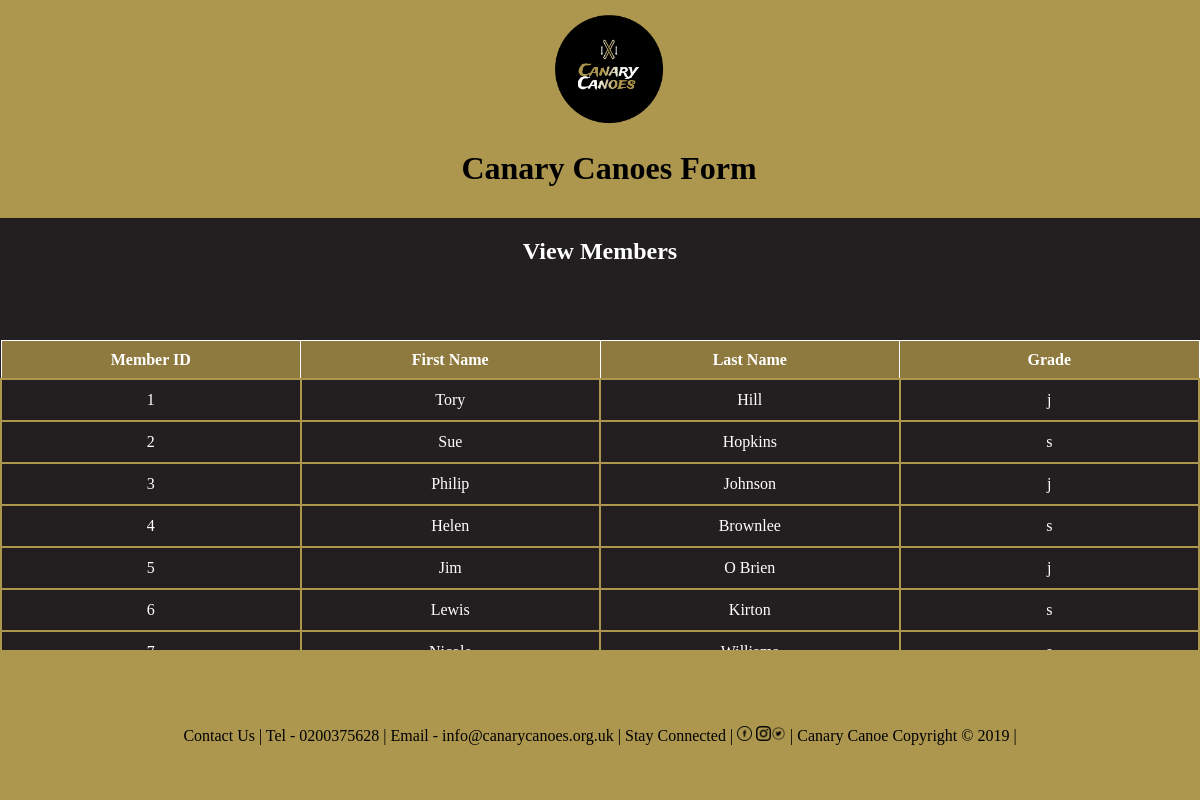
The app's page /viewmembers.php with its own data.
### tables this page shows
CREATE TABLE member(
  memberID INT AUTO_INCREMENT,
  firstName VARCHAR(40),
  lastName VARCHAR(40),
  grade char,  
  PRIMARY KEY(memberID)
);

### viewmembers.php (the view, shortened to what this page needs)
<?php
   require_once('head.php');
   echo "<body>";
     echo"<h2>View Members</h2>";
	 $conn= mysqli_connect('localhost','root','password','canary');
	 $query ="SELECT * FROM member";
	 $result = mysqli_query($conn,$query);
	 echo"<table>";
       echo"<tr><th>Member ID</th><th>First Name</th><th>Last Name</th><th>Grade</th></tr>";
       while($row = mysqli_fetch_assoc($result))
		 {
	   echo"<tr>";
	   echo"<td class='tdd'> ".$row['memberID']."</td>";
       echo"<td class='tdd'>" .$row['firstName']."</td>";
	   echo"<td class='tdd'>" .$row['lastName']."</td>";
	   echo"<td class='tdd'>" .$row['grade']."</td>";
       echo"</tr>";
		 }
	echo"</table>";
	 echo"<a class='next' href='index.php'>Next</a>";
require_once('footer.php');
  echo"</body>";
 echo"</html>";
?>

### head.php (shortened to what this page needs)
<?php
  echo "<!DOCTYPE html>";
  echo"<html lang = 'en'>";
  echo"<head>";
  echo"<link rel = 'stylesheet' type = 'text/css' href = 'style.css'>";
  echo"<header>";
  echo"<img class = 'logo' src = 'CC.logo.png' alt= 'CC.logo'>";
  echo"<h1>Canary Canoes Form</h1>";
  echo"</header>";
  echo" </head>";
?>

### footer.php
<?php
 echo"<footer>";
 echo"<p class = 'footer' > Contact Us |  Tel - 0200375628 | Email - info@canarycanoes.org.uk |  Stay Connected | <img class='icon' src='Facebook.png'  alt='Facebook image'>
 <img  class='icon' src='Instagram.png' alt='Instagram image'><img  class='icon' src='Twitter.png' alt='Twitter image'> | Canary Canoe Copyright © 2019 | </p>";
 echo"</footer>";
 ?>

### style.css (style rules this page uses)
body { background-color:#231F20; padding: 0px; width:100%; height:100%; margin: 0px; }
.logo { width: 120px; height: 120px; margin-top: 0px; display: block; margin-left: auto; margin-right: auto; }
h2 { color: #FFFFFF; text-align:center; font-family:"Times New Roman"; }
h1 { color: #000000; text-align:center; font-family:"Times New Roman"; }
p { color:white; margin: 1px; }
.next { width: 6%; position: fixed; left: 47%; bottom: 15%; color: #FFFFFF; background-color: #AD974F; padding: 5px; text-align: center; text-decoration: none; border-radius: 5px; }
table { border-collapse: separate; border-spacing: 25px; border-collapse: collapse; border-spacing: 0; width: 100%; position: relative; top: 55px; }
.icon { width: 15px; height: 15px; }
.footer { position: relative; top: 50%; text-align: center; color: #000000; }
th { color: #FFFFFF; padding-top: 10px; padding-bottom: 9px; text-align:center; background-color: #8E793E; border: 1px solid #FFFFFF; }
tr { width: 100%; height: 100%; margin: 0px; padding: 10px; }
.tdd { width:25%; height: 40px; }
td { width: 20%; text-align: center; height: 300px; margin: 20px; padding: 0px; border: 2px solid #AD974F; color: #FFFFFF; }
header { padding: 9px; text-align: center; background-color: #AD974F; width: 100%; }
footer { position:fixed; bottom: 0px; margin:0px; width: 100%; height:150px; background-color: #AD974F ; color: white; text-align: center; }

### records on screen
member: memberID "1", firstName "Tory", lastName "Hill", grade "j"
member: memberID "2", firstName "Sue", lastName "Hopkins", grade "s"
member: memberID "3", firstName "Philip", lastName "Johnson", grade "j"
member: memberID "4", firstName "Helen", lastName "Brownlee", grade "s"
member: memberID "5", firstName "Jim", lastName "O Brien", grade "j"
member: memberID "6", firstName "Lewis", lastName "Kirton", grade "s"
